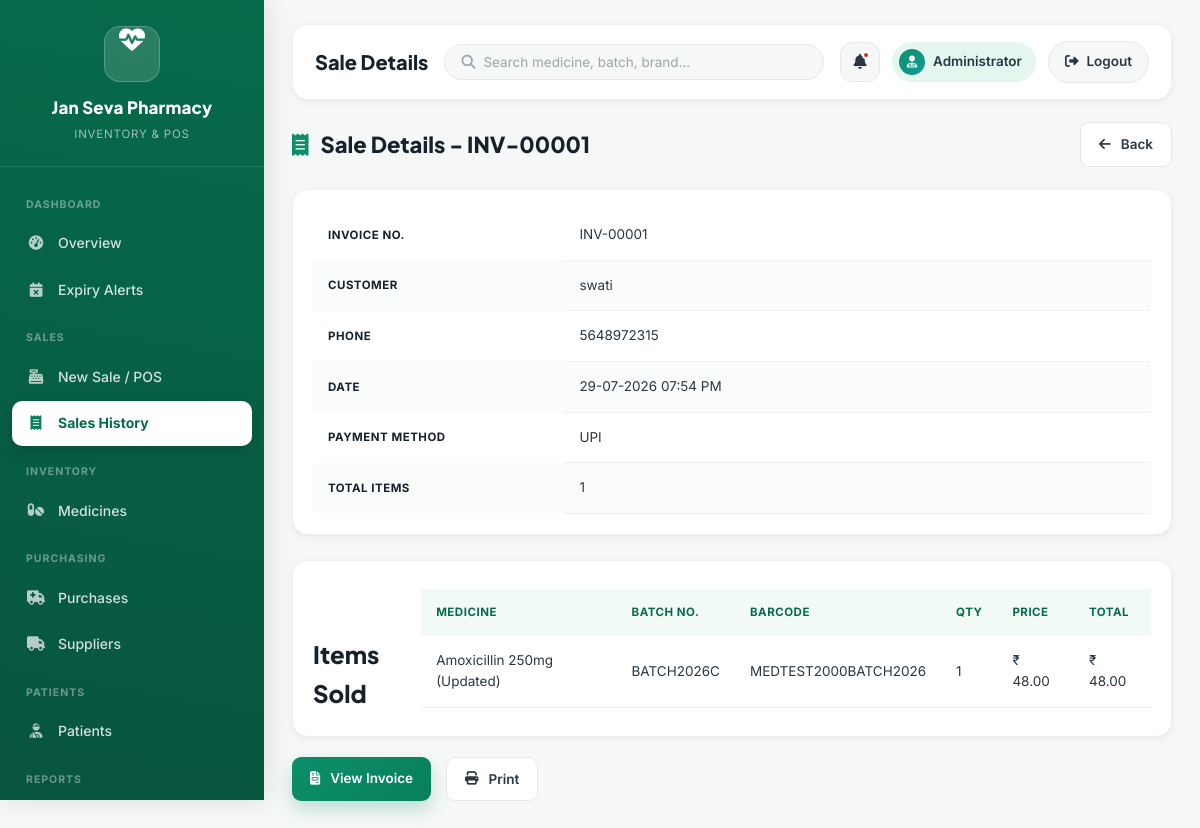
The page /sale/1 (signed in) on the database its author committed.
### app.py (models this page shows, shortened)
class Sale(db.Model):
    id = db.Column(
        db.Integer,
        primary_key=True
    )
    customer_id = db.Column(
        db.Integer,
        db.ForeignKey("customer.id")
    )
    subtotal = db.Column(db.Float)
    discount = db.Column(db.Float)
    tax = db.Column(db.Float)
    total = db.Column(db.Float)
    payment_method = db.Column(db.String(30))
    date = db.Column(
        db.DateTime,
        default=lambda: datetime.utcnow() + timedelta(hours=5, minutes=30)
    )
    customer = db.relationship(
        "Customer",
        backref="sales"
    )
    items = db.relationship(
        "SaleItem",
        backref="sale",
        lazy=True,
        cascade="all, delete-orphan"
    )

class Customer(db.Model):
    id = db.Column(db.Integer, primary_key=True)
    name = db.Column(db.String(100))
    phone = db.Column(db.String(20))
    email = db.Column(db.String(100))
    address = db.Column(db.String(255))

class SaleItem(db.Model):
    id = db.Column(
        db.Integer,
        primary_key=True
    )
    sale_id = db.Column(
        db.Integer,
        db.ForeignKey("sale.id")
    )
    product_id = db.Column(
        db.Integer,
        db.ForeignKey("product.id")
    )
    batch_id = db.Column(
        db.Integer,
        db.ForeignKey("batch.id")
    )
    quantity = db.Column(db.Integer)
    price = db.Column(db.Float)
    product = db.relationship(
        "Product",
        backref="sale_items"
    )
    batch = db.relationship(
        "Batch",
        backref="sale_items"
    )

class Product(db.Model):
    id = db.Column(db.Integer, primary_key=True)
    code = db.Column(db.String(30), unique=True)
    name = db.Column(db.String(150), nullable=False)
    brand = db.Column(db.String(100))
    category = db.Column(db.String(100))
    batch_no = db.Column(db.String(50))
    manufacture_date = db.Column(db.Date)
    expiry_date = db.Column(db.Date)
    price = db.Column(db.Float)
    stock = db.Column(db.Integer, default=0)
    image = db.Column(db.String(255), default="default.png")
    created_at = db.Column(
        db.DateTime,
        default=datetime.utcnow
    )

class Batch(db.Model):
    id = db.Column(db.Integer, primary_key=True)
    product_id = db.Column(
        db.Integer,
        db.ForeignKey("product.id"),
        nullable=False
    )
    supplier_id = db.Column(
        db.Integer,
        db.ForeignKey("supplier.id")
    )
    batch_no = db.Column(db.String(50))
    barcode = db.Column(db.String(64), unique=True)
    invoice_no = db.Column(db.String(50))
    manufacture_date = db.Column(db.Date)
    expiry_date = db.Column(db.Date)
    quantity_purchased = db.Column(db.Integer, default=0)
    quantity_remaining = db.Column(db.Integer, default=0)
    purchase_price = db.Column(db.Float, default=0)
    selling_price = db.Column(db.Float, default=0)
    gst_percent = db.Column(db.Float, default=0)
    location = db.Column(db.String(100))
    created_at = db.Column(
        db.DateTime,
        default=datetime.utcnow
    )
    product = db.relationship(
        "Product",
        backref="batches"
    )
    supplier = db.relationship(
        "Supplier",
        backref="batches"
    )

### app.py (the view)
@app.route("/sale/<int:id>")
@login_required
def sale_details(id):
    sale = Sale.query.get_or_404(id)
    items = SaleItem.query.filter_by(
        sale_id=id
    ).all()
    customer = None
    if sale.customer_id:
        customer = Customer.query.get(
            sale.customer_id
        )
    total_items = sum(
        item.quantity
        for item in items
    )
    return render_template(
        "sale_details.html",
        sale=sale,
        items=items,
        customer=customer,
        total_items=total_items,
        today=date.today()
    )

### app.py (called while the page is built)
def login_required(f):
    @wraps(f)
    def decorated(*args, **kwargs):
        if "user_id" not in session:
            flash("Please login first.", "warning")
            return redirect(url_for("login"))
        return f(*args, **kwargs)
    return decorated

### templates/sale_details.html (shortened to what this page needs)
{% extends "base.html" %}
{% block page_title %}Sale Details{% endblock %}
{% block content %}
<div class="page-header">
    <h2>
        <i class="fa-solid fa-receipt"></i>
        Sale Details - INV-{{ "%05d"|format(sale.id) }}
    </h2>
    <a href="{{ url_for('sales_history') }}" class="btn btn-secondary">
        <i class="fa-solid fa-arrow-left"></i>
        Back
    </a>
</div>
<div class="card">
    <table class="table">
        <tbody>
            <tr>
                <th width="30%">Invoice No.</th>
                <td>INV-{{ "%05d"|format(sale.id) }}</td>
            </tr>
            <tr>
                <th>Customer</th>
                <td>{{ customer.name if customer else "Walk-in Customer" }}</td>
            </tr>
            <tr>
                <th>Phone</th>
                <td>{{ customer.phone if customer else "-" }}</td>
            </tr>
            <tr>
                <th>Date</th>
                <td>{{ sale.date.strftime("%d-%m-%Y %I:%M %p") }}</td>
            </tr>
            <tr>
                <th>Payment Method</th>
                <td>{{ sale.payment_method }}</td>
            </tr>
            <tr>
                <th>Total Items</th>
                <td>{{ total_items }}</td>
            </tr>
        </tbody>
    </table>
</div>
<br>
<div class="card">
    <h3><i class="fa-solid fa-cart-shopping"></i> Items Sold</h3>
    <table class="table">
        <thead>
            <tr>
                <th>Medicine</th>
                <th>Batch No.</th>
                <th>Barcode</th>
                <th>Qty</th>
                <th>Price</th>
                <th>Total</th>
            </tr>
        </thead>
        <tbody>
            {% for item in items %}
            <tr>
                <td>{{ item.product.name if item.product else "Unknown Medicine" }}</td>
                <td>{{ item.batch.batch_no if item.batch else "-" }}</td>
                <td>{{ item.batch.barcode if item.batch else "-" }}</td>
                <td>{{ item.quantity }}</td>
                <td>₹ {{ "%.2f"|format(item.price) }}</td>
                <td>₹ {{ "%.2f"|format(item.price * item.quantity) }}</td>
            </tr>
            {% else %}
            <tr>
                <td colspan="6" style="text-align:center;">No items found.</td>
            </tr>
            {% endfor %}
        </tbody>
    </table>
</div>
<div class="form-buttons">
    <a href="{{ url_for('invoice', sale_id=sale.id) }}" class="btn btn-primary">
        <i class="fa-solid fa-file-invoice"></i>
        View Invoice
    </a>
    <button onclick="window.print()" class="btn btn-secondary">
        <i class="fa-solid fa-print"></i>
        Print
    </button>
</div>
{% endblock %}

### static/css/style.css (style rules this page uses)
:root { --primary:#0B8F6A; --primary-dark:#087F5B; --primary-darker:#066B4C; --primary-light:#E5F6EF; --primary-lighter:#F2FAF6; --secondary:#0F9D9A; --secondary-dark:#0C817E; --secondary-light:#E3F7F6; --bg:#F6F8F7; --white:#FFFFFF; --ink:#17212B; --ink-soft:#2A3642; --muted:#6B7280; --muted-light:#9AA5B1; --border:#E5E7EB; --border-soft:#EEF1F0; --success:#16A34A; --success-bg:#E7F7EC; --success-text:#0F7A34; --warning:#F59E0B; --warning-bg:#FEF3DD; --warning-text:#93630A; --danger:#DC2626; --danger-bg:#FDEBEB; --danger-text:#B31E1E; --info:#0F9D9A; --info-bg:#E3F7F6; --info-text:#0C817E; --purple:#7C3AED; --purple-bg:#EFE6FE; --purple-text:#6423C7; --teal:#0D9488; --teal-bg:#DEF5F2; --teal-text:#0A7A70; --orange:#F97316; --orange-bg:#FFEADB; --orange-text:#C2570D; --brown:#92400E; --brown-bg:#F3E5D8; --brown-text:#7A350C; --radius-lg:16px; --radius-md:12px; --radius-sm:9px; --radius-xs:7px; --shadow-card:0 2px 10px rgba(17,34,28,.05), 0 1px 2px rgba(17,34,28,.04); --shadow-card-hover:0 16px 32px rgba(11,143,106,.14); --shadow-pop:0 24px 55px rgba(6,40,30,.35); --shadow-header:0 1px 0 rgba(17,34,28,.06); --font-heading:'Plus Jakarta Sans', sans-serif; --font-body:'Inter', sans-serif; }
* { margin:0; padding:0; box-sizing:border-box; font-family:var(--font-body); }
* { transition: background .18s ease, color .18s ease, border-color .18s ease, box-shadow .18s ease, transform .18s ease; }
html { scroll-behavior:smooth; }
body { background:var(--bg); color:var(--ink); line-height:1.6; -webkit-font-smoothing:antialiased; }
h1,h2,h3,h4,h5 { font-family:var(--font-heading); color:var(--ink); }
a { text-decoration:none; }
button, input, select, textarea { font-family:var(--font-body); }
button { cursor:pointer; }
.page-header { display:flex; justify-content:space-between; align-items:center; flex-wrap:wrap; gap:15px; margin-bottom:22px; }
.page-header h2 { font-size:22px; font-weight:800; color:var(--ink); }
.page-header h2 i { color:var(--primary); margin-right:8px; }
.card { background:var(--white); border-radius:var(--radius-lg); padding:20px; display:flex; justify-content:space-between; align-items:center; box-shadow:var(--shadow-card); border:1px solid var(--border-soft); animation:fadeIn .35s ease; }
.card i { width:54px; height:54px; border-radius:14px; display:flex; justify-content:center; align-items:center; color:#ffffff; font-size:21px; flex-shrink:0; }
.card h3 { font-family:var(--font-heading); font-size:24px; color:var(--ink); margin-bottom:4px; font-weight:800; }
.btn { display:inline-flex; align-items:center; justify-content:center; gap:8px; padding:11px 18px; border:none; border-radius:var(--radius-sm); text-decoration:none; color:#ffffff; font-size:13.5px; font-weight:600; cursor:pointer; }
.btn i { margin-right:2px; }
.btn-primary { background:linear-gradient(135deg,var(--primary),var(--primary-dark)); box-shadow:0 8px 18px rgba(11,143,106,.25); }
.btn-secondary { background:#ffffff; color:var(--ink-soft); border:1.5px solid var(--border); box-shadow:none; }
.table { width:100%; border-collapse:collapse; }
.table thead { background:var(--primary-lighter); color:var(--primary-darker); }
.table th { padding:14px 15px; text-align:left; font-weight:700; font-size:11.5px; text-transform:uppercase; letter-spacing:.5px; white-space:nowrap; }
.table td { padding:14px 15px; border-bottom:1px solid var(--border-soft); vertical-align:middle; font-size:13.5px; color:var(--ink-soft); }
.table tbody tr { background:#ffffff; }
.table tbody tr:nth-child(even) { background:#FAFCFB; }
.form-buttons { display:flex; gap:15px; flex-wrap:wrap; margin-top:20px; }

### rows shown on the page
Sale: id "00001", date "29-07-2026 07:54 PM", payment_method "UPI"
Customer: name "swati", phone "5648972315"
SaleItem: product "Amoxicillin 250mg (Updated)", batch "BATCH2026C", batch "MEDTEST2000BATCH2026", quantity "1", price "48.00", item.price*item.quantity "48.00"

### other values the page prints
{{ session.get('name', 'Administrator') }} "Administrator"
{{ total_items }} "1"
